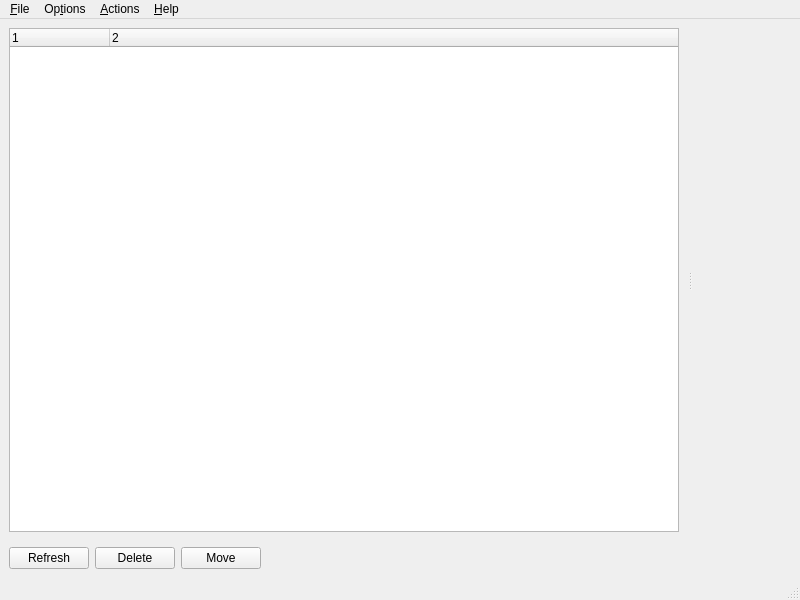
<?xml version="1.0" encoding="UTF-8"?>
<ui version="4.0">
 <class>MainWindow</class>
 <widget class="QMainWindow" name="MainWindow">
  <property name="geometry">
   <rect>
    <x>0</x>
    <y>0</y>
    <width>800</width>
    <height>600</height>
   </rect>
  </property>
  <property name="windowTitle">
   <string>Ditto Hunt</string>
  </property>
  <property name="windowIcon">
   <iconset resource="res/dittohunt.qrc">
    <normaloff>:/icons/32x32/dittohunt.png</normaloff>:/icons/32x32/dittohunt.png</iconset>
  </property>
  <widget class="QWidget" name="centralwidget">
   <layout class="QGridLayout" name="gridLayout">
    <property name="margin">
     <number>0</number>
    </property>
    <item row="0" column="0">
     <layout class="QVBoxLayout" name="verticalLayout">
      <item>
       <widget class="QSplitter" name="splitter">
        <property name="orientation">
         <enum>Qt::Horizontal</enum>
        </property>
        <widget class="QFrame" name="frame">
         <property name="frameShape">
          <enum>QFrame::NoFrame</enum>
         </property>
         <property name="frameShadow">
          <enum>QFrame::Plain</enum>
         </property>
         <property name="lineWidth">
          <number>0</number>
         </property>
         <layout class="QGridLayout" name="gridLayout_3">
          <item row="0" column="1">
           <widget class="QTreeWidget" name="tree">
            <property name="editTriggers">
             <set>QAbstractItemView::NoEditTriggers</set>
            </property>
            <property name="alternatingRowColors">
             <bool>false</bool>
            </property>
            <property name="columnCount">
             <number>2</number>
            </property>
            <column>
             <property name="text">
              <string notr="true">1</string>
             </property>
            </column>
            <column>
             <property name="text">
              <string notr="true">2</string>
             </property>
            </column>
           </widget>
          </item>
         </layout>
        </widget>
        <widget class="QFrame" name="frame_2">
         <property name="frameShape">
          <enum>QFrame::NoFrame</enum>
         </property>
         <property name="frameShadow">
          <enum>QFrame::Plain</enum>
         </property>
         <property name="lineWidth">
          <number>0</number>
         </property>
         <layout class="QGridLayout" name="gridLayout_2">
          <item row="0" column="0">
           <widget class="QLabel" name="imageLabel">
            <property name="sizePolicy">
             <sizepolicy hsizetype="Expanding" vsizetype="Expanding">
              <horstretch>0</horstretch>
              <verstretch>0</verstretch>
             </sizepolicy>
            </property>
            <property name="font">
             <font>
              <pointsize>32</pointsize>
             </font>
            </property>
            <property name="toolTip">
             <string>File preview panel</string>
            </property>
            <property name="layoutDirection">
             <enum>Qt::LeftToRight</enum>
            </property>
            <property name="text">
             <string/>
            </property>
            <property name="alignment">
             <set>Qt::AlignHCenter|Qt::AlignTop</set>
            </property>
           </widget>
          </item>
         </layout>
        </widget>
       </widget>
      </item>
      <item>
       <layout class="QHBoxLayout" name="horizontalLayout_2">
        <property name="sizeConstraint">
         <enum>QLayout::SetMinimumSize</enum>
        </property>
        <property name="leftMargin">
         <number>9</number>
        </property>
        <property name="topMargin">
         <number>0</number>
        </property>
        <property name="rightMargin">
         <number>9</number>
        </property>
        <property name="bottomMargin">
         <number>9</number>
        </property>
        <item>
         <widget class="QPushButton" name="refreshButton">
          <property name="toolTip">
           <string>Re-search for duplicate files</string>
          </property>
          <property name="text">
           <string>Refresh</string>
          </property>
         </widget>
        </item>
        <item>
         <widget class="QPushButton" name="deleteButton">
          <property name="sizePolicy">
           <sizepolicy hsizetype="Fixed" vsizetype="Fixed">
            <horstretch>0</horstretch>
            <verstretch>0</verstretch>
           </sizepolicy>
          </property>
          <property name="toolTip">
           <string>Delete selected files in tree</string>
          </property>
          <property name="text">
           <string>Delete</string>
          </property>
         </widget>
        </item>
        <item>
         <widget class="QPushButton" name="moveButton">
          <property name="sizePolicy">
           <sizepolicy hsizetype="Fixed" vsizetype="Fixed">
            <horstretch>0</horstretch>
            <verstretch>0</verstretch>
           </sizepolicy>
          </property>
          <property name="toolTip">
           <string>Move selected files in tree to another folder</string>
          </property>
          <property name="text">
           <string>Move</string>
          </property>
         </widget>
        </item>
        <item>
         <spacer name="horizontalSpacer">
          <property name="orientation">
           <enum>Qt::Horizontal</enum>
          </property>
          <property name="sizeHint" stdset="0">
           <size>
            <width>40</width>
            <height>20</height>
           </size>
          </property>
         </spacer>
        </item>
       </layout>
      </item>
     </layout>
    </item>
   </layout>
  </widget>
  <widget class="QMenuBar" name="menubar">
   <property name="geometry">
    <rect>
     <x>0</x>
     <y>0</y>
     <width>800</width>
     <height>25</height>
    </rect>
   </property>
   <widget class="QMenu" name="menuFile">
    <property name="title">
     <string>&amp;File</string>
    </property>
    <addaction name="actionOpen"/>
    <addaction name="separator"/>
    <addaction name="actionQuit"/>
   </widget>
   <widget class="QMenu" name="menuHelp">
    <property name="title">
     <string>&amp;Help</string>
    </property>
    <addaction name="actionAbout"/>
    <addaction name="actionAboutQt"/>
   </widget>
   <widget class="QMenu" name="menuOptions">
    <property name="title">
     <string>Op&amp;tions</string>
    </property>
    <addaction name="actionAutoSelect"/>
    <addaction name="actionSortDescending"/>
    <addaction name="separator"/>
    <addaction name="actionSortByName"/>
    <addaction name="actionSortByTime"/>
   </widget>
   <widget class="QMenu" name="menuActions">
    <property name="title">
     <string>&amp;Actions</string>
    </property>
    <addaction name="actionSelectAll"/>
    <addaction name="actionSelectNone"/>
    <addaction name="actionCollapseAll"/>
    <addaction name="actionExpandAll"/>
   </widget>
   <addaction name="menuFile"/>
   <addaction name="menuOptions"/>
   <addaction name="menuActions"/>
   <addaction name="menuHelp"/>
  </widget>
  <widget class="QStatusBar" name="statusbar"/>
  <action name="actionOpen">
   <property name="text">
    <string>&amp;Open Directory</string>
   </property>
   <property name="shortcut">
    <string>Ctrl+O</string>
   </property>
  </action>
  <action name="actionQuit">
   <property name="text">
    <string>E&amp;xit</string>
   </property>
   <property name="shortcut">
    <string>Ctrl+X</string>
   </property>
  </action>
  <action name="actionAbout">
   <property name="text">
    <string>A&amp;bout</string>
   </property>
   <property name="shortcut">
    <string>Ctrl+B</string>
   </property>
  </action>
  <action name="actionAboutQt">
   <property name="text">
    <string>About &amp;Qt</string>
   </property>
   <property name="shortcut">
    <string>Ctrl+Q</string>
   </property>
  </action>
  <action name="actionAutoSelect">
   <property name="checkable">
    <bool>true</bool>
   </property>
   <property name="checked">
    <bool>true</bool>
   </property>
   <property name="text">
    <string>Auto Select Children</string>
   </property>
  </action>
  <action name="actionSelectAll">
   <property name="text">
    <string>Select &amp;All</string>
   </property>
   <property name="shortcut">
    <string>Ctrl+A</string>
   </property>
  </action>
  <action name="actionSelectNone">
   <property name="text">
    <string>Select &amp;None</string>
   </property>
   <property name="shortcut">
    <string>Ctrl+N</string>
   </property>
  </action>
  <action name="actionSortDescending">
   <property name="checkable">
    <bool>true</bool>
   </property>
   <property name="checked">
    <bool>true</bool>
   </property>
   <property name="text">
    <string>Sort Descending</string>
   </property>
  </action>
  <action name="actionAutoSelectOld">
   <property name="checkable">
    <bool>true</bool>
   </property>
   <property name="text">
    <string>Auto Select Older Files</string>
   </property>
  </action>
  <action name="actionAutoSelectNew">
   <property name="checkable">
    <bool>true</bool>
   </property>
   <property name="text">
    <string>Auto Select Newer Files</string>
   </property>
  </action>
  <action name="actionAutoSelectNone">
   <property name="text">
    <string>Auto Select None</string>
   </property>
  </action>
  <action name="actionCollapseAll">
   <property name="text">
    <string>Collapse All</string>
   </property>
  </action>
  <action name="actionExpandAll">
   <property name="text">
    <string>Expand All</string>
   </property>
  </action>
  <action name="actionSortByTime">
   <property name="checkable">
    <bool>true</bool>
   </property>
   <property name="text">
    <string>Sort by File Modified Time</string>
   </property>
  </action>
  <action name="actionSortByName">
   <property name="checkable">
    <bool>true</bool>
   </property>
   <property name="checked">
    <bool>true</bool>
   </property>
   <property name="text">
    <string>Sort by File Name</string>
   </property>
  </action>
 </widget>
 <resources>
  <include location="res/dittohunt.qrc"/>
 </resources>
 <connections/>
</ui>
